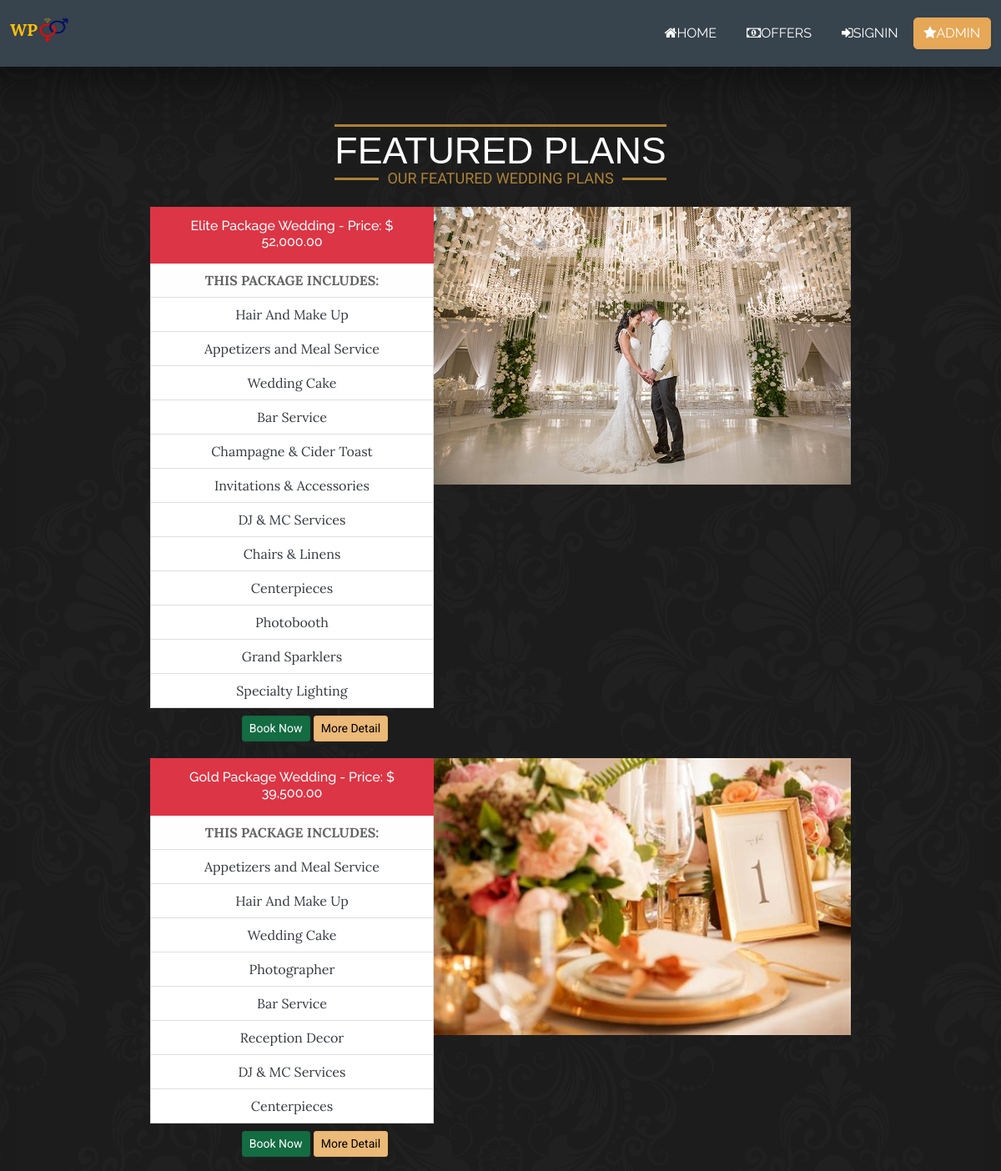
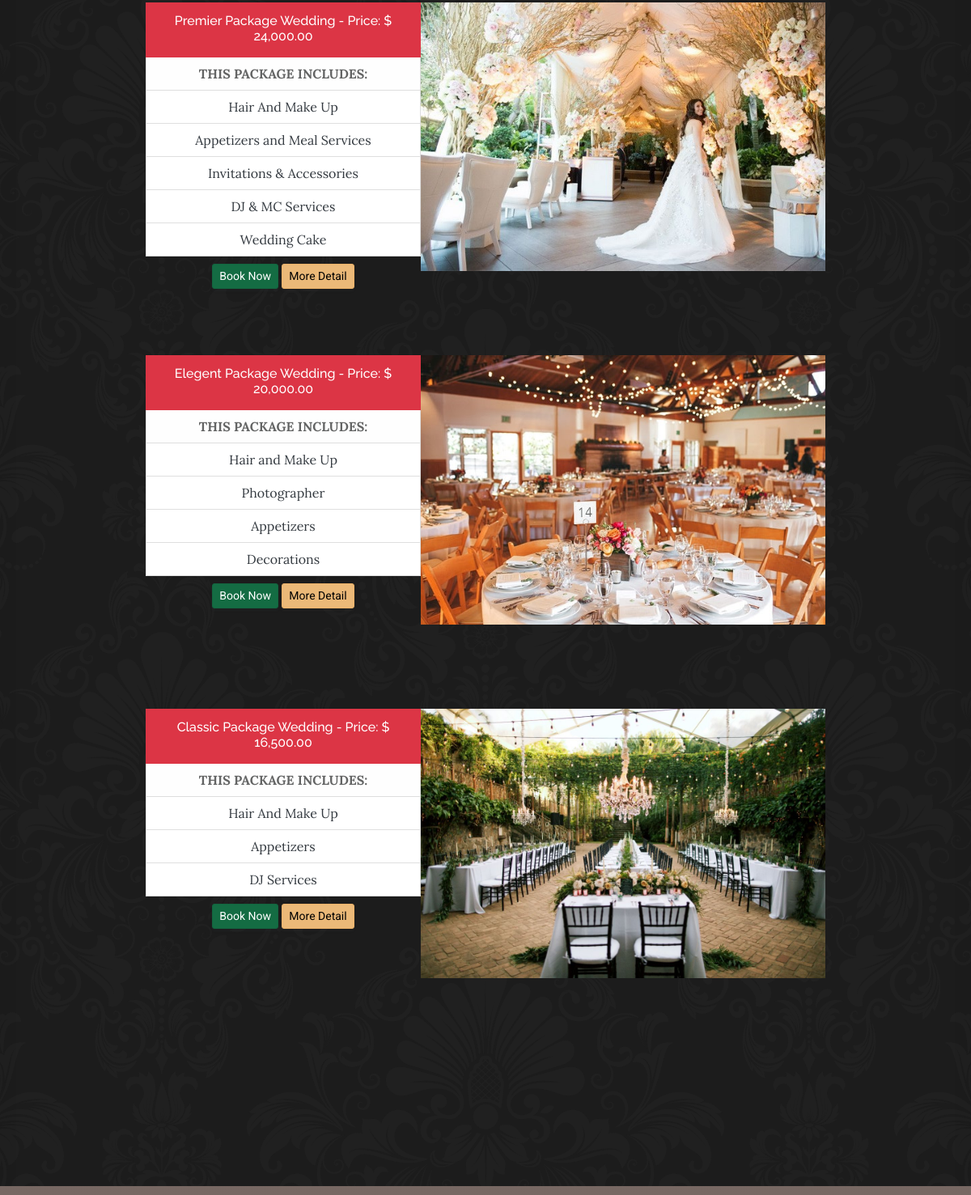
/products.php, run on the app's committed database (2 pictures, top to bottom).
### tables this page shows
CREATE TABLE `tblweddingcategories` (
  `id` int(11) NOT NULL,
  `wedding_type` varchar(100) NOT NULL,
  `price` decimal(10,2) NOT NULL,
  `preview_image` text NOT NULL
);

CREATE TABLE `tbl_features` (
  `feature_id` int(11) NOT NULL,
  `category_id` int(11) NOT NULL,
  `title` varchar(100) NOT NULL,
  `description` text NOT NULL
);

### admin/include/database.php (called while the page is built, shortened)
<?php
class Database
{
    public $connection;
    public function open_connection()
    {
        $this->connection = mysqli_connect(DB_HOST, DB_USER, DB_PASS, DB_NAME);
    }
    public function query($sql)
    {
        $result = mysqli_query($this->connection, $sql);
        return $result;
    }
}
$db = new Database();
?>

### admin/include/db_object.php (called while the page is built, shortened)
<?php
class DB_Object
{
    public static function find_all() {
        return static::find_by_query("SELECT * FROM " . static::$db_table . " ORDER BY id DESC");
    }
    public static function find_by_query($sql) {
        global $db;
        $result_set = $db->query($sql);
        $the_object_array = array();
        while($row = mysqli_fetch_array($result_set)) {
            $the_object_array[] = static::instantiation($row);
        }
        return $the_object_array;
    }
    public static function instantiation($the_record){
        $the_object = new $calling_class;
        foreach($the_record as $the_attribute => $value)
        {
            if($the_object->has_the_attribute($the_attribute)) {
                $the_object->$the_attribute = $value;
            }
        }
        return $the_object;
    }
    private function has_the_attribute($the_attribute) {
        $object_properties = get_object_vars($this);
        return array_key_exists($the_attribute, $object_properties);
    }
}
?>

### admin/include/Categories.php (called while the page is built, shortened)
<?php
class Category extends DB_Object
{
    public $preview_image;
    public $upload_directory = "categories";
    public $image_placeholder = "http://placehold.it/300x300&text=images";
    public function preview_image_picture() {
        return empty($this->preview_image) ? $this->image_placeholder : $this->upload_directory. '/' .$this->preview_image;
    }
}
?>

### admin/include/Features.php (called while the page is built, shortened)
<?php
class Features extends DB_Object
{
    public static function find_by_feature_all($id){
        global $db;
        $sql = "SELECT * FROM tbl_features where category_id = $id";
        $result_set = $db->query($sql);
        $the_object_array = array();
        while($row = mysqli_fetch_array($result_set)) {
            $the_object_array[] = static::instantiation($row);
        }
        return $the_object_array;
    }
}
?>

### products.php (the view, shortened to what this page needs)
<?php
$category = Category::find_all();
?>
<!DOCTYPE html>
<html lang="en" style="padding-top: 0px;">
<head>
    <link rel="stylesheet" href="assets/bootstrap/css/bootstrap.min.css">
    <link rel="stylesheet" href="assets/fonts/font-awesome.min.css">
    <link rel="stylesheet" href="assets/css/animate.min.css">
    <link rel="stylesheet" href="assets/css/Advanced-Pricing-Cards.css">
    <link rel="stylesheet" href="assets/css/Black-Navbar.css">
    <link rel="stylesheet" href="assets/css/cards-0.css">
    <link rel="stylesheet" href="assets/css/Dark-NavBar-Navigation-with-Button.css">
    <link rel="stylesheet" href="assets/css/Dark-NavBar-Navigation-with-Search.css">
    <link rel="stylesheet" href="assets/css/Dark-NavBar.css">
    <link rel="stylesheet" href="assets/css/categoryC.css">
</head>
<body>
<nav class="navbar navbar-light navbar-expand-md sticky-top navigation-clean-button" style="height: 80px;background-color: #37434d;color: #ffffff;margin-top: -11px;margin-bottom: -13px;">
            <div class="container-fluid"><a class="navbar-brand" href="#" style="color: var(--bs-warning);margin-top: -6px;padding-bottom: 0px;">WP<img src="assets/img/iconArtboard%201.png" width="37" height="37"></a>
                <div class="collapse navbar-collapse" id="navcol-1">
                    <ul class="navbar-nav ms-auto">
                        <li class="nav-item"><a class="nav-link" style="color: #ffffff;font-family: Raleway, sans-serif;" href="menu.html"><i class="fa fa-home"></i>HOME</a></li>
                        <li class="nav-item"><a class="nav-link" style="color: #ffffff;font-family: Raleway, sans-serif;" href="products.php"><i class="fa fa-money"></i>OFFERS</a></li>
                        <li class="nav-item"><a class="nav-link" data-bss-hover-animate="bounce" style="color: #ffffff;font-family: Raleway, sans-serif;" href="sign_up.php"><i class="fa fa-sign-in"></i>SIGNIN</a></li>
                    </ul>
                </div><a href="admin/login.php"><button class="btn btn-primary" type="button" style="font-family: Raleway, sans-serif;border-radius: 5px;"><i class="fa fa-star"></i>ADMIN</button></a>
            </div>
        </nav>
    <section id="featured-models" style="margin-bottom: -154px;padding-bottom: 153px;">
        <div class="text-center">
            <div class="bordered-headline">
                <h1>FEATURED PLANS</h1>
                <h5>Our featured wedding plans</h5>
            </div>
        </div>
        <div class="container" style="width: 70%;">
    <?php foreach ($category as $category_row) : ?>
     <div class="row">
        <div class="col-md-12 p-0" style="margin-bottom: 20px;">
            <div class="float-right">
                <img src="DATA BASE/<?= $category_row->preview_image_picture(); ?>" style="width: 500px; float-right" alt="">
            </div>
            <div class="float-left" style="width: 47%;">
                <ul class="list-group">
                    <li class="list-group-item bg-danger active" style="padding-top: 12px;"><h6 class="h6 text-center"><?= $category_row->wedding_type; ?> Package Wedding - Price: $ <?= number_format($category_row->price,2); ?></h6></li>
                    <li class="list-group-item  list-group-item-light "><b>THIS PACKAGE INCLUDES:</b></li>
                    <?php $feature = Features::find_by_feature_all($category_row->id); ?>
                    <?php foreach ($feature as $feature_item) : ?>
                        <li class="list-group-item"><?= $feature_item->title; ?></li>
                    <?php endforeach; ?>
                </ul>
                 <div class="float-right">
                <a href="sign_up.php?id=<?= $category_row->id; ?>" class="btn btn-sm btn-success active" style="border-radius: 3px;margin-top: 9px;">Book Now</a>
                <a href="package_detail.php?id=<?= $category_row->id; ?>" class="btn btn-sm btn-primary active" style="border-radius: 3px;margin-top: 9px;">More Detail</a>
            </div>
            </div>
            </div>
        </div>
        <?php endforeach; ?>
</div>
    </section>
</body>
</html>

### assets/css/Black-Navbar.css (style rules this page uses)
.navigation-clean-button { background: #222222; padding-top: 10px; padding-bottom: 10px; color: #f2f5f8; border-radius: 0; box-shadow: none; border: none; margin-bottom: 0; }
.navigation-clean-button .navbar-brand { font-weight: bold; color: inherit; }
.navigation-clean-button .navbar-collapse, .navigation-clean-button .navbar-form { border-top-color: #ddd; }
.navigation-clean-button.navbar .navbar-nav > li > a { padding-left: 18px; padding-right: 18px; }
.navbar { margin-bottom: 0; }
.btn { border-radius: 0; }
.btn { font-family: 'Roboto'; font-weight: 400; }

### assets/css/cards-0.css (style rules this page uses)
.bordered-headline { font-family: 'Raleway', Arial, sans-serif; position: relative; display: inline-block; color: #bdbdbd; overflow: hidden; margin: 35px 25px; text-align: center; font-size: 16px; margin-bottom: 15px; border-top: 3px solid #ac8236; padding-top: 6px; }
.bordered-headline * { -webkit-box-sizing: padding-box; box-sizing: padding-box; }
.bordered-headline h1, .bordered-headline h5 { margin: 0; line-height: 1em; }
.bordered-headline h1 { font-family: 'Playfair Display', Arial, sans-serif; font-size: 2.8em; text-transform: uppercase; }
.bordered-headline h5 { line-height: 0.5em; font-weight: 400; display: table; position: relative; display: inline-block; width: auto; padding: 0 10px; font-family: Oranienbaum, serif; font-size: 18px; text-transform: uppercase; }
.bordered-headline h5:before, .bordered-headline h5:after { position: absolute; height: 3px; content: ''; background: #ac8236; width: 1000%; top: 50%; }
.bordered-headline h5:before { left: -1000%; }
.bordered-headline h5:after { right: -1000%; }
#featured-models { padding: 50px 0px; background-image: url("../../assets/img/bg-damask-gold.png"); background-color: #1c1c1c; background-position: top center; color: #999999; background-attachment: fixed; text-align: center; box-shadow: 0 100px 100px -100px #000 inset; border-top: 8px solid #333; }
#featured-models h1 { color: #ffffff; }
#featured-models h5 { color: #ac8236; }
h1, h2, h3 { font-family: 'Playfair Display', serif; color: #000000; }

### assets/css/Dark-NavBar-Navigation-with-Button.css (style rules this page uses)
.navigation-clean-button { background: #fff; padding-top: .75rem; padding-bottom: .75rem; color: #333; border-radius: 0; box-shadow: none; border: none; margin-bottom: 0; }
@media (min-width:768px) { .navigation-clean-button { padding-top: 1rem; padding-bottom: 1rem; } }
.navigation-clean-button .navbar-brand { font-weight: bold; color: inherit; }
.navigation-clean-button .navbar-collapse, .navigation-clean-button .form-inline { border-top-color: #ddd; }
.navigation-clean-button.navbar .navbar-nav .nav-link { padding-left: 18px; padding-right: 18px; }
.navigation-clean-button.navbar-light .navbar-nav .nav-link { color: #465765; }

### assets/css/Dark-NavBar.css (style rules this page uses)
.navigation-clean-button { background: #fff; padding-top: .75rem; padding-bottom: .75rem; color: #333; border-radius: 0; box-shadow: none; border: none; margin-bottom: 0; }
@media (min-width:768px) { .navigation-clean-button { padding-top: 1rem; padding-bottom: 1rem; } }
.navigation-clean-button .navbar-brand { font-weight: bold; color: inherit; }
.navigation-clean-button .navbar-collapse, .navigation-clean-button .form-inline { border-top-color: #ddd; }
.navigation-clean-button.navbar .navbar-nav .nav-link { padding-left: 18px; padding-right: 18px; }
.navigation-clean-button.navbar-light .navbar-nav .nav-link { color: #465765; }

### assets/css/categoryC.css (style rules this page uses)
.list-group-item:first-child { border-top-left-radius: 0rem; border-top-right-radius: 0rem; }
.list-group-item:last-child { border-bottom-right-radius: 0; border-bottom-left-radius: 0; }
.list-group-item.active { border-color: #00125100; }
img { float: right; padding-bottom: 10%; }

### data on the page
tblweddingcategories: preview_image (picture), wedding_type "Elite", price "52,000.00"
tbl_features: title "Hair And Make Up"
tbl_features: title "Appetizers and Meal Service"
tbl_features: title "Wedding Cake"
tbl_features: title "Bar Service"
tbl_features: title "Champagne & Cider Toast"
tbl_features: title "Invitations & Accessories"
tbl_features: title "DJ & MC Services"
tbl_features: title "Chairs & Linens"
tbl_features: title "Centerpieces"
tbl_features: title "Photobooth"
tbl_features: title "Grand Sparklers"
tbl_features: title "Specialty Lighting"
tblweddingcategories: preview_image (picture), wedding_type "Gold", price "39,500.00"
tbl_features: title "Appetizers and Meal Service"
tbl_features: title "Hair And Make Up"
tbl_features: title "Wedding Cake"
tbl_features: title "Photographer"
tbl_features: title "Bar Service"
tbl_features: title "Reception Decor"
tbl_features: title "DJ & MC Services"
tbl_features: title "Centerpieces"
tblweddingcategories: preview_image (picture), wedding_type "Premier", price "24,000.00"
tbl_features: title "Hair And Make Up"
tbl_features: title "Appetizers and Meal Services"
tbl_features: title "Invitations & Accessories"
tbl_features: title "DJ & MC Services"
tbl_features: title "Wedding Cake"
tblweddingcategories: preview_image (picture), wedding_type "Elegent", price "20,000.00"
tbl_features: title "Hair and Make Up"
tbl_features: title "Photographer"
tbl_features: title "Appetizers"
tbl_features: title "Decorations"
tblweddingcategories: preview_image (picture), wedding_type "Classic", price "16,500.00"
tbl_features: title "Hair And Make Up"
tbl_features: title "Appetizers"
tbl_features: title "DJ Services"
